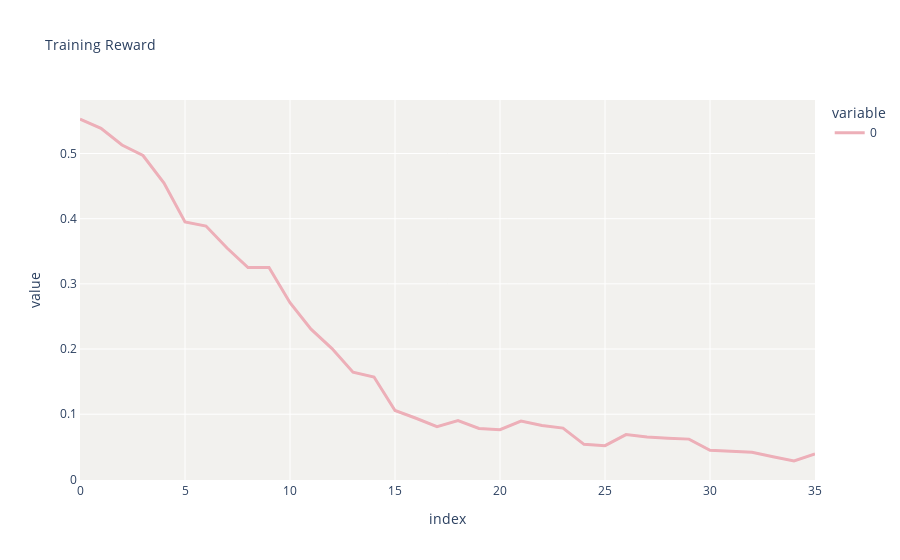

This figure's notebook cell:
### Code cell
import plotly.express as px

fig = px.line(grid_emissions_arrdf, title='Training Reward',
              labels={'Step':'Iteration', 'Value':'Reward'})

fig.update_traces(line=dict(color='#EDAFB8', width=3))

fig.update_layout(
    plot_bgcolor='#f2f1ee', 
    paper_bgcolor='white', 
    xaxis=dict(
        showline=True,
        showgrid=True,
        gridcolor='white', 
        linecolor='white',
    ),
    yaxis=dict(
        showline=True,
        showgrid=True,
        gridcolor='white', 
        linecolor='white',
    )
)

# Update the font size
fig.update_layout(
    title_font_size=14,
    legend_title_font_size=14
)


# Show the plot
fig.show()

### Figure 1 — Plotly figure (JSON) as saved in the notebook; plotly's stock layout.template omitted (floating-point values rounded to 4 significant figures)
{"data": [{"hovertemplate": "variable=0<br>index=%{x}<br>value=%{y}<extra></extra>", "legendgroup": "0", "line": {"color": "#EDAFB8", "dash": "solid", "width": 3}, "marker": {"symbol": "circle"}, "mode": "lines", "name": "0", "orientation": "v", "showlegend": true, "type": "scatter", "x": [0, 1, 2, 3, 4, 5, 6, 7, 8, 9, 10, 11, 12, 13, 14, 15, 16, 17, 18, 19, 20, 21, 22, 23, 24, 25, 26, 27, 28, 29, 30, 31, 32, 33, 34, 35], "xaxis": "x", "y": [0.5529, 0.5385, 0.513, 0.4969, 0.4548, 0.3951, 0.3887, 0.355, 0.325, 0.325, 0.271, 0.2304, 0.2007, 0.1645, 0.1571, 0.1058, 0.09378, 0.08103, 0.09032, 0.07811, 0.07618, 0.08956, 0.08261, 0.07869, 0.05375, 0.05175, 0.06873, 0.06502, 0.06313, 0.0618, 0.04473, 0.04296, 0.04177, 0.03484, 0.02824, 0.03917], "yaxis": "y"}], "layout": {"legend": {"title": {"font": {"size": 14}, "text": "variable"}, "tracegroupgap": 0}, "paper_bgcolor": "white", "plot_bgcolor": "#f2f1ee", "title": {"font": {"size": 14}, "text": "Training Reward"}, "xaxis": {"anchor": "y", "domain": [0, 1], "gridcolor": "white", "linecolor": "white", "showgrid": true, "showline": true, "title": {"text": "index"}}, "yaxis": {"anchor": "x", "domain": [0, 1], "gridcolor": "white", "linecolor": "white", "showgrid": true, "showline": true, "title": {"text": "value"}}}}
